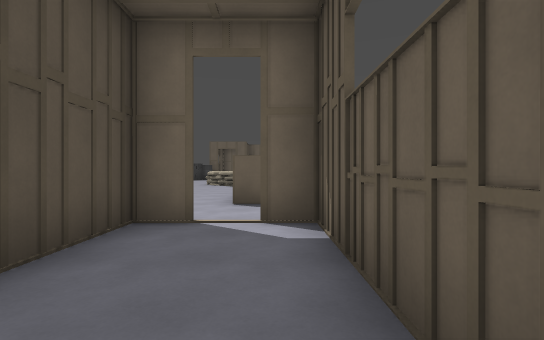
view 1 (above)

16 first-person views from a walk through a Godot game level. The camera is 1.5 m above the floor, looks level and sees 85° across. The floor is counted in squares, 2 m on a side. Each view is taken from the middle of a square. On the plan, view 1 faces up. The plan holds only what a view shows up to about 10 squares ahead; the rest is blank. The place goes on beyond the plan.

view 2
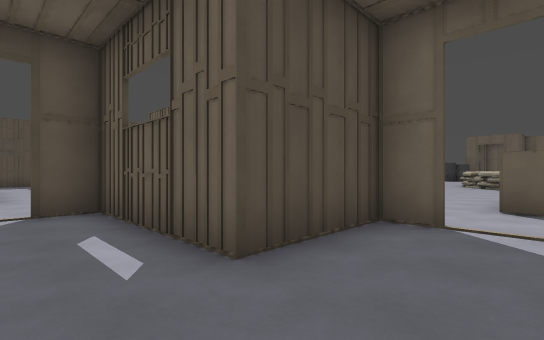

view 3
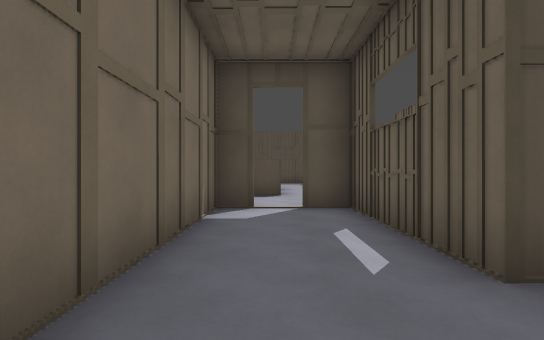

view 4
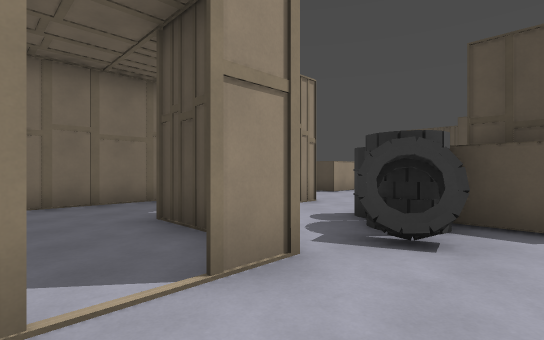

view 5
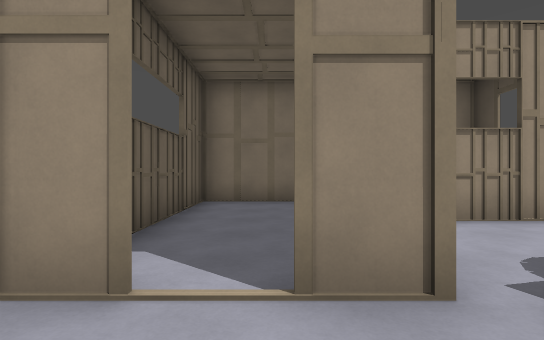

view 6
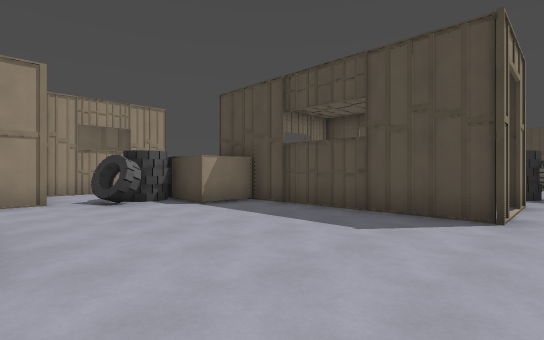

view 7
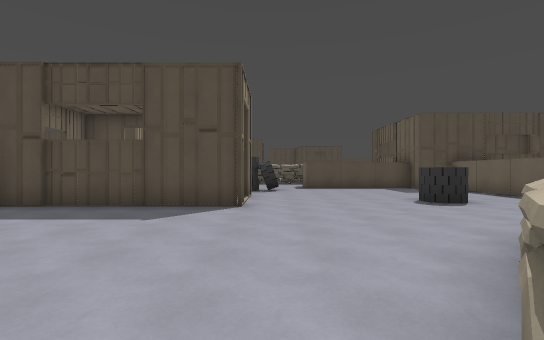

view 8
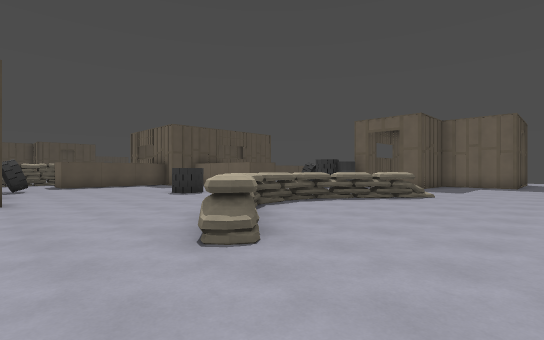

view 9
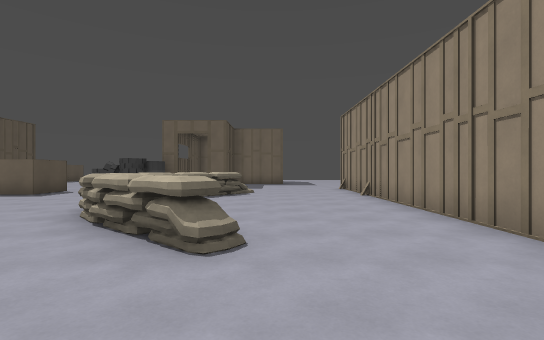

view 10
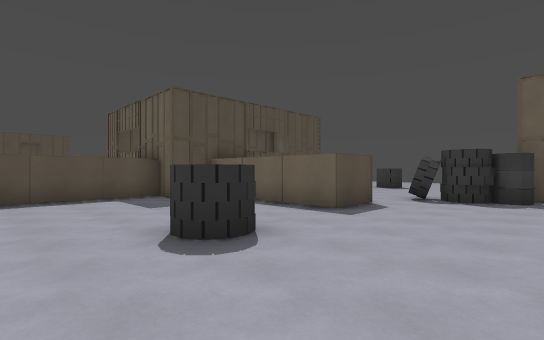

view 11
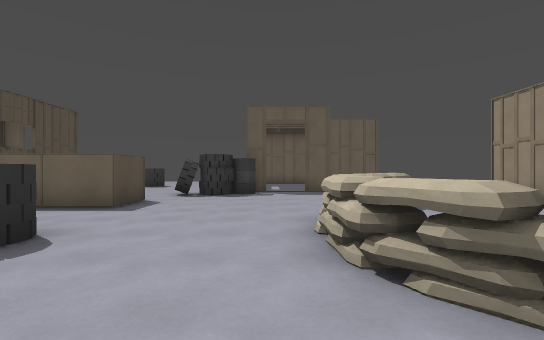

view 12
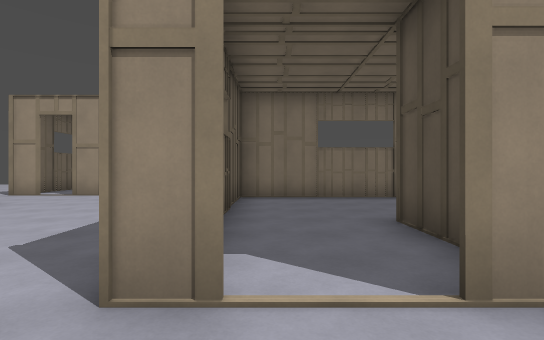

view 13
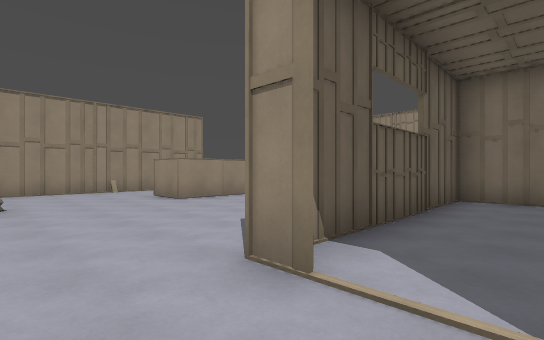

view 14
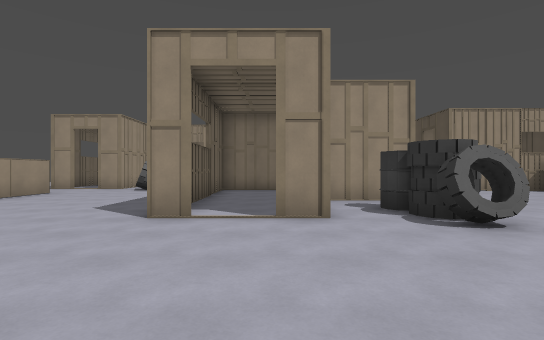

view 15
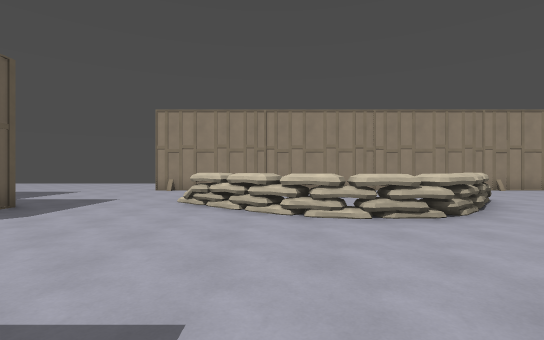

view 16
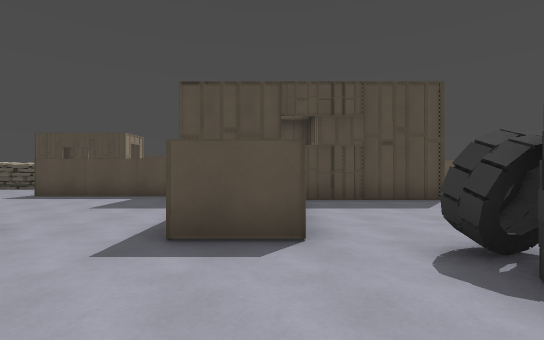

### Floor plan
Key: @ floor where view 1 was taken; # wall or solid block; . main floor; : floor 0.25 m higher than the main floor; ^ raised ledge.
Columns run from 15 left of view 1 to 3 right of it. Each row starts with its distance up from view 1.
 23     #.... #.......
 22     #....##.......#
 21     #.............#
 20        #......:...#
 19      ###.....^^...#
 18    # .......^^....#
 17   ##........^.....#
 16   #.....#...^.....#
 15   #.........^.....#
 14   #.........#^....#
 13   ...........#^...#
 12  ...#.............#
 11  ...#.#..#........#
 10  .. #.#..#........#
  9  .  ###..#.....#..
  8 ..    ...#.....#
  7 ..   ....#.....#
  6      ....##.....
  5      ########...
  4           ##.#.##
  3          ....#..#
  2         .#####..#
  1      ....#......#
  0       #........@#
 -1       #  .#######

Positions as (right, up) in squares from view 1, and headings:
1: (0, 0), facing up
2: (0, 0), facing up-left
3: (0, 0), facing left
4: (0, 6), facing down-left
5: (-1, 6), facing down
6: (-1, 12), facing down-left
7: (0, 12), facing left
8: (2, 11), facing up-left
9: (0, 10), facing up
10: (-4, 14), facing up-left
11: (-4, 13), facing up
12: (-7, 13), facing down
13: (-8, 13), facing down-right
14: (-8, 16), facing down
15: (-8, 18), facing right
16: (-4, 20), facing left
